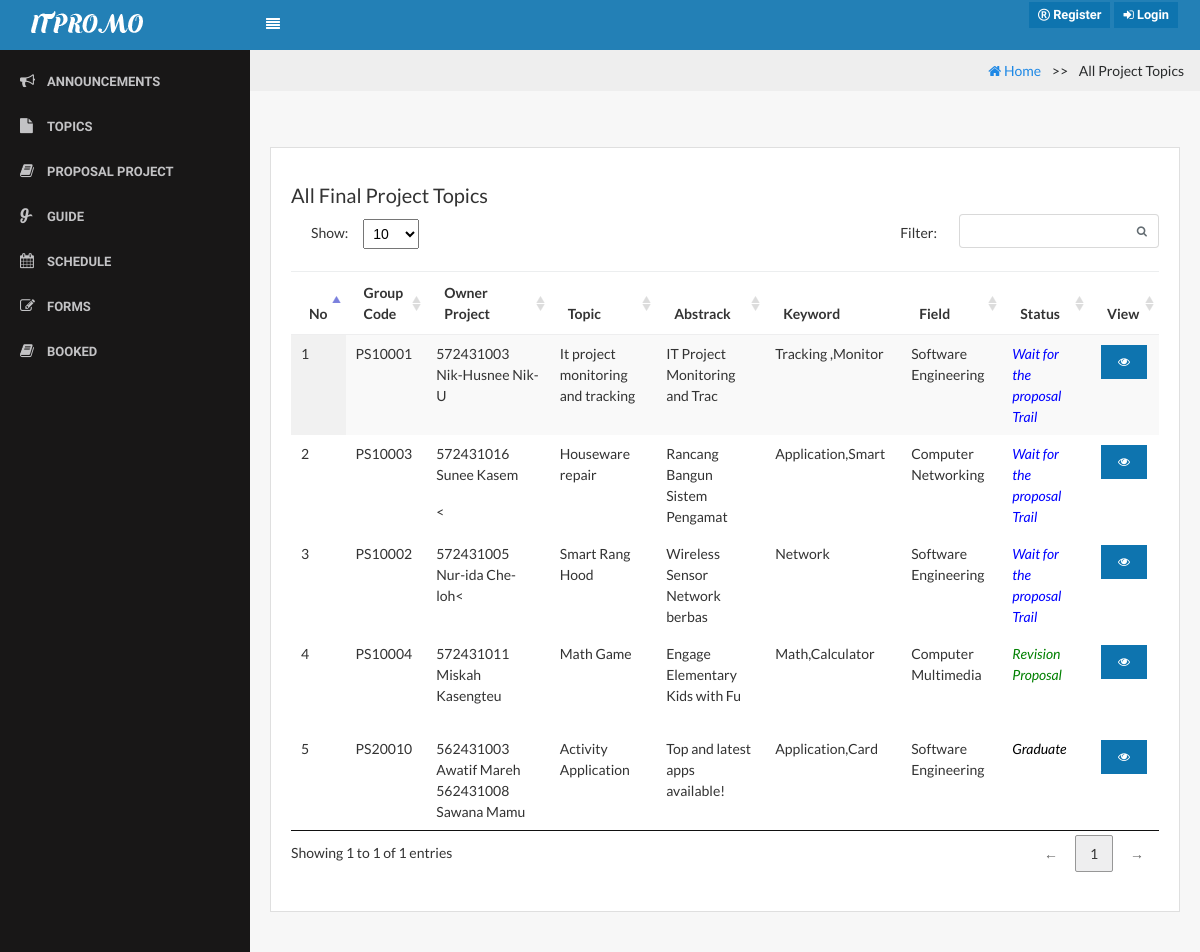
/?page=proposal_project, run on the app's committed database.
### tables this page shows
CREATE TABLE `topic_project` (
  `topic_id` int(11) NOT NULL,
  `group_number` varchar(30) DEFAULT NULL,
  `Owner` varchar(255) NOT NULL,
  `topic_topic` varchar(255) NOT NULL,
  `topic_abstrack` varchar(5000) NOT NULL,
  `topic_keyword` varchar(255) NOT NULL,
  `topic_fieldstudy` enum('Software Engineering','Computer Multimedia','Computer Networking') NOT NULL,
  `topic_years` date NOT NULL,
  `advisergroup_id` int(20) NOT NULL,
  `adviser` varchar(255) NOT NULL,
  `position` enum('Admin','Student') NOT NULL COMMENT '1=Admin,2=Student',
  `status` enum('1','2','3','4','5','6','7') NOT NULL COMMENT '1=Wait for the proposal trail,2=Revision,3=OK,4=Reject,5=Cancel,6=Graduate,7=Not Pass'
);

### proposal_project.php (the view, shortened to what this page needs)
<body>
   <ul class="breadcrumb">
 <li><a href="index.php"><i class="fa fa-home"></i> Home</a></li>
  <li class="active">All Project Topics</li>
</ul>
<div class="content">
                     <div class="row">
                        <div class="col-lg-12">
                            <div class="card">
                                <div class="card-block">
                                   <h5 class="mt-3">All Final Project Topics</h5>
   <?php
 $strSQL = "SELECT * FROM topic_project  ";
              ?>
      <table class="display datatable table table-stripped" cellspacing="0" width="100%">
          <thead>
             <tr>
                        <th>No</th>
                           <th>Group Code</th>
                            <th>Owner Project</th>
                      <th>Topic</th>
                      <th>Abstrack</th>
                      <th>Keyword</th>
                      <th>Field </th>
                      <th>Status</th>
                                               <th>View</th>
                 </tr>
               </thead>
 <?php
     if($result = $db->query($strSQL)){
             while($objResult = $result->fetch_object()){
            ?>
           <tbody>
            <tr>
                     <td class="text-left"><?php echo $objResult->topic_id; ?></td>
                     <td class="text-left"><?php echo $objResult->group_number; ?></td>
                     <td class="text-left"><?php echo substr($objResult->Owner, 0, 50); ?></td>
                    <td class="text-left"><?php echo $objResult->topic_topic; ?></td>
                     <td class="text-left"><?php echo substr($objResult->topic_abstrack, 0, 30); ?></td>
                     <td class="text-left"><?php echo $objResult->topic_keyword; ?></td>
                <td class="text-left"><?php echo fieldstudy($objResult->topic_fieldstudy); ?></td>
           <td class="text-left"><?php echo get_status_project($objResult->status); ?></td>
             <td>            <button type="button" class="btn btn-primary btn-xs  view_data" name="view" value="view" id="<?php echo $objResult->topic_id; ?>"><i class="fa fa-eye"></i></button>
</td>
                    </tr>
  <?php
    }
               }
                   ?>
                                        </tbody>
                                    </table>
                                </div>
                            </div>
                        </div>
                    </div>
                </div>
            </html>

### menu/function.php (shortened to what this page needs)
<?php
function fieldstudy($fieldstudy){
	if($fieldstudy == "Software Engineering"){
		return "Software Engineering";
	}else if($fieldstudy == "Computer Multimedia"){
	return "Computer Multimedia";
	}else if($fieldstudy == "Computer Networking"){
			return "Computer Networking";
	}
}
function get_status_project($statuspro){
	if($statuspro == "1"){
		return "<font color='blue'><i>Wait for the proposal Trail</i></font>";
	}else if($statuspro == "2"){
			return "<font color='green'><i>Revision Proposal</i></font>";
	}
else if($statuspro == "3"){
			return "<font color='black'><i>OK</i></font>";
	}
	else if($statuspro == "4"){
			return "<font color='black'><i>Reject</i></font>";
	}
	else if($statuspro == "5"){
			return "<font color='black'><i>Cancel</i></font>";
	}
	else if($statuspro == "6"){
			return "<font color='black'><i>Graduate</i></font>";
	}
	else if($statuspro == "7"){
			return "<font color='black'><i>Not Pass</i></font>";
	}
}
?>

### assets/css/core.css (style rules this page uses)
.btn { position: relative; margin: 2px; font-weight: bold; position: relative; font-size: 0.8rem; margin: 2px; font-weight: 600; font-family: 'Raleway', sans-serif; }
.btn > i { font-size: 12px; }
body, input, textarea, button { font-family: "Lato", sans-serif; }
.card { margin-bottom: 20px; margin-top: 20px; color: #333; border-radius: 0; }

### assets/css/components.css (style rules this page uses)
html, body { width: 100%; height: 100%; }
body { font-family: "Lato", sans-serif; font-size: 0.875rem !important; background-color: #f7f7f7; }
.content { padding: 20px 20px; }
.content:after { content: ''; display: table; clear: both; }
.text-left { text-align: left; }
table.dataTable thead th, table.dataTable thead td { border-bottom: 1px solid #eeeeef; }
table.dataTable thead .sorting { background-image: url("../../lib/img/sort_both.png"); }
table.dataTable thead .sorting_asc { background-image: url("../../lib/img/sort_asc.png"); }

### proposal_project.php (style rules this page uses)
ul.breadcrumb { background-color: #eee; text-align: right; padding: 10px 16px; }
ul.breadcrumb li { display: inline; }
ul.breadcrumb li+li:before { padding: 8px; content: ">>\00a0"; }

### data on the page
topic_project: topic_id "1", group_number "PS10001", Owner "572431003 Nik-Husnee Nik-U", topic_topic "It project monitoring and tracking", topic_abstrack "IT Project Monitoring and Trac", topic_keyword "Tracking ,Monitor", topic_fieldstudy "Software Engineering", status "Wait for the proposal Trail"
topic_project: topic_id "2", group_number "PS10003", Owner "572431016 Sunee Kasem <", topic_topic "Houseware repair", topic_abstrack "Rancang Bangun Sistem Pengamat", topic_keyword "Application,Smart", topic_fieldstudy "Computer Networking", status "Wait for the proposal Trail"
topic_project: topic_id "3", group_number "PS10002", Owner "572431005 Nur-ida Che-loh<", topic_topic "Smart Rang Hood", topic_abstrack "Wireless Sensor Network berbas", topic_keyword "Network", topic_fieldstudy "Software Engineering", status "Wait for the proposal Trail"
topic_project: topic_id "4", group_number "PS10004", Owner "572431011 Miskah Kasengteu", topic_topic "Math Game", topic_abstrack "Engage Elementary Kids with Fu", topic_keyword "Math,Calculator", topic_fieldstudy "Computer Multimedia", status "Revision Proposal"
topic_project: topic_id "5", group_number "PS20010", Owner "562431003 Awatif Mareh 562431008 Sawana Mamu", topic_topic "Activity Application", topic_abstrack "Top and latest apps available!", topic_keyword "Application,Card", topic_fieldstudy "Software Engineering", status "Graduate"
